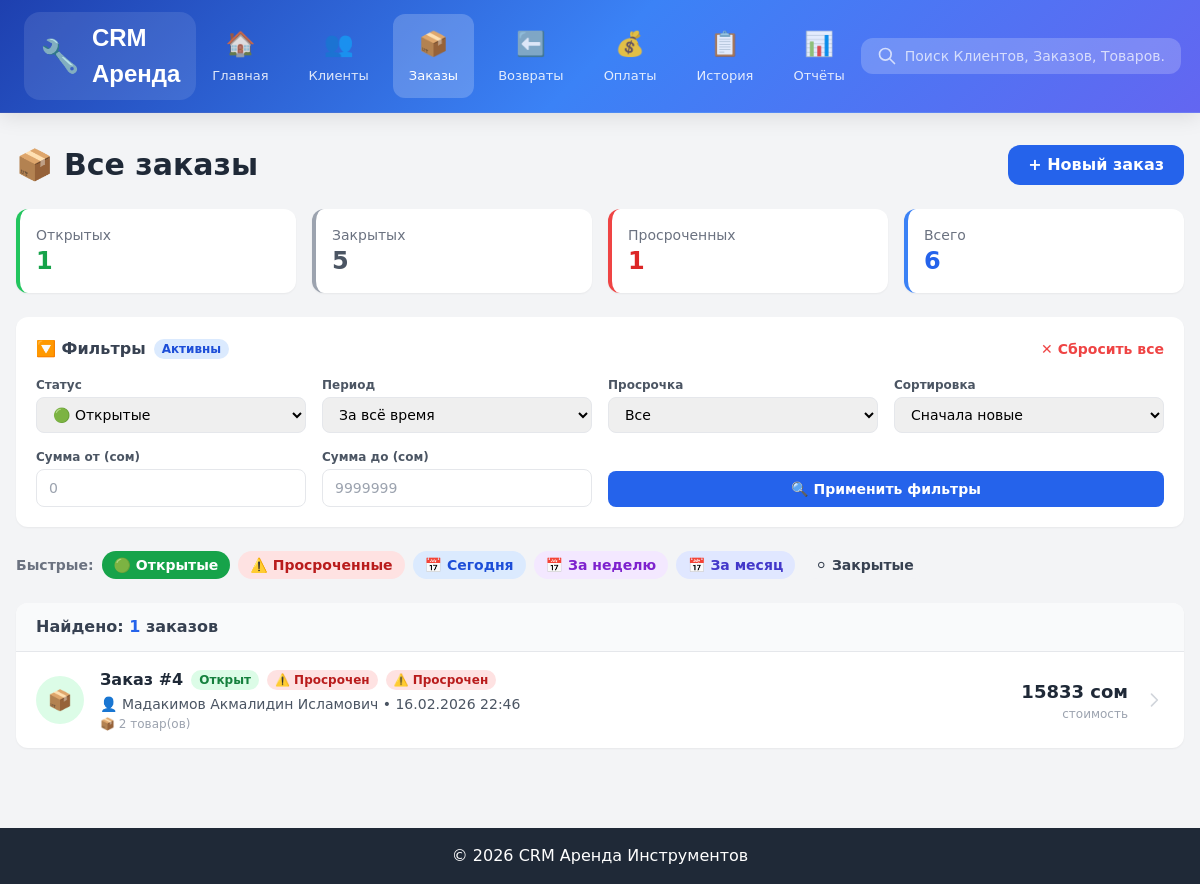
The app's page /rental/orders/?status=open (signed in), older data.
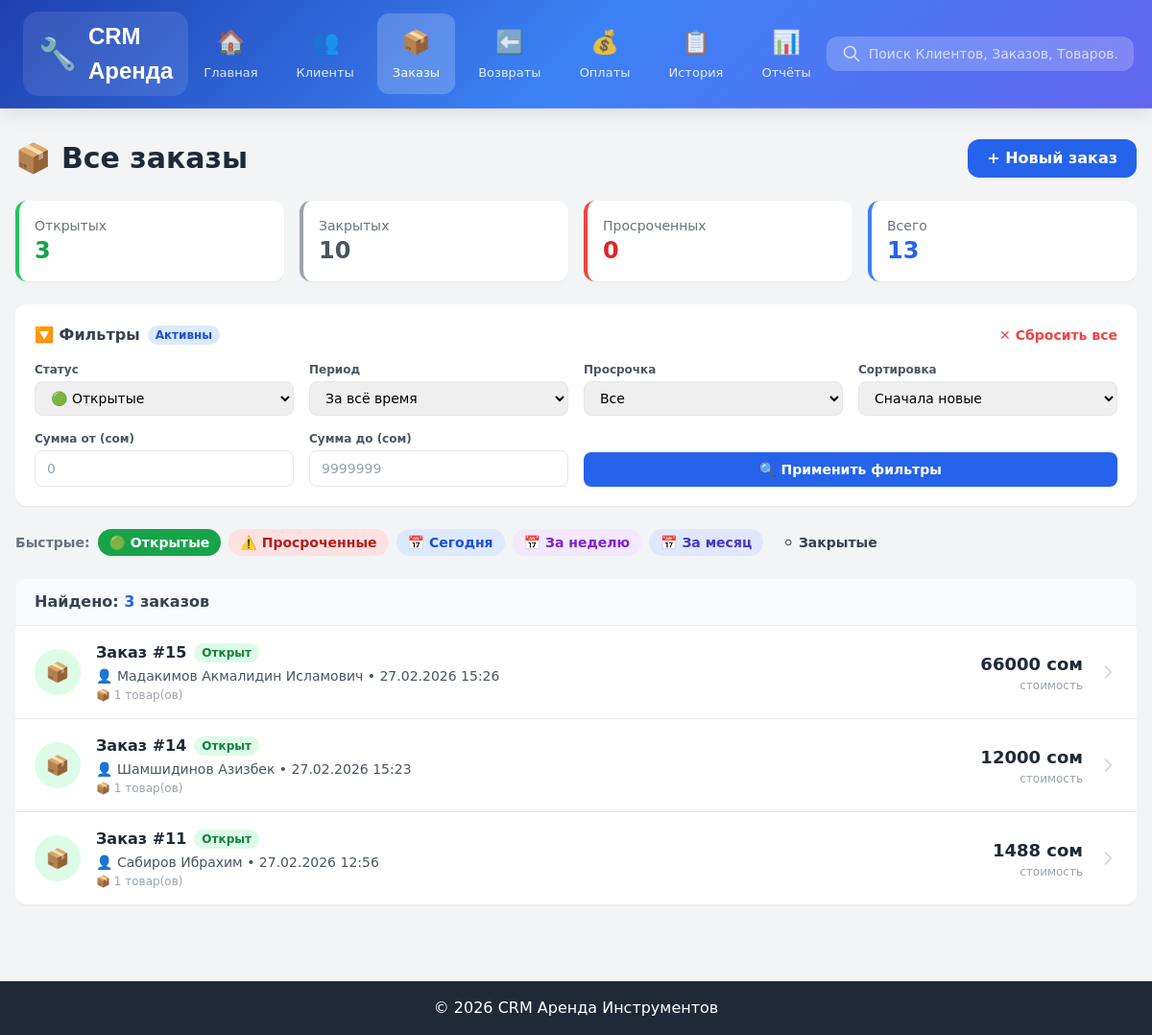
The same page, newer data.
### apps/rental/models.py (models this page shows, shortened)
class RentalOrder(models.Model):
    STATUS_CHOICES = [
        ('open', 'Открыт'),
        ('closed', 'Закрыт'),
    ]
    client = models.ForeignKey(Client, on_delete=models.CASCADE, related_name='rental_orders', verbose_name='Клиент')
    created_at = models.DateTimeField('Дата создания', auto_now_add=True)
    status = models.CharField('Статус', max_length=20, choices=STATUS_CHOICES, default='open')
    notes = models.TextField('Примечания', blank=True)
    order_number = models.PositiveIntegerField(
        verbose_name='Номер заказа клиента',
        help_text='Порядковый номер заказа для этого клиента (#1, #2, #3...)',
        null=True,
        blank=True
    )
    order_code = models.CharField(
        max_length=50,
        verbose_name='Код заказа',
        help_text='Уникальный код заказа (ФИО-1, ФИО-2...)',
        blank=True,
        db_index=True
    )
    class Meta:
        verbose_name = 'Заказ аренды'
        verbose_name_plural = 'Заказы аренды'
        ordering = ['-created_at']
    def get_current_total(self):
        total = Decimal('0')
        for item in self.items.all():
            total += item.get_actual_cost()
        return total

class OrderItem(models.Model):
    order = models.ForeignKey(RentalOrder, on_delete=models.CASCADE, related_name='items', verbose_name='Заказ')
    product = models.ForeignKey(Product, on_delete=models.PROTECT, verbose_name='Товар')
    quantity_taken = models.PositiveIntegerField('Взято штук')
    quantity_returned = models.PositiveIntegerField('Возвращено штук', default=0)
    quantity_remaining = models.PositiveIntegerField('Осталось штук')
    issued_date = models.DateTimeField('Дата выдачи')
    planned_return_date = models.DateTimeField('Планируемая дата возврата')
    rental_days = models.PositiveIntegerField('Дней аренды', default=1)
    rental_hours = models.PositiveIntegerField('Часов аренды', default=0)
    price_per_day = models.DecimalField('Цена/день', max_digits=10, decimal_places=2)
    price_per_hour = models.DecimalField('Цена/час', max_digits=10, decimal_places=2, default=0)
    original_total_cost = models.DecimalField('Изначальная стоимость', max_digits=10, decimal_places=2)
    current_total_cost = models.DecimalField('Текущая стоимость', max_digits=10, decimal_places=2)
    actual_cost = models.DecimalField('Фактическая стоимость', max_digits=10, decimal_places=2, null=True, blank=True)
    class Meta:
        verbose_name = 'Товар в заказе'
        verbose_name_plural = 'Товары в заказе'
    def get_actual_cost(self):
        now = timezone.now()
        base_cost = Decimal(str(self.original_total_cost))
        if self.quantity_remaining == 0:
            return base_cost
        if self.planned_return_date >= now:
            return base_cost
        overdue_time = now - self.planned_return_date
        overdue_days = overdue_time.days
        overdue_hours = overdue_time.seconds // 3600
        price_per_day = Decimal(str(self.price_per_day))
        if overdue_time.total_seconds() < 86400:
            overdue_cost = (price_per_day / 24) * Decimal(str(overdue_hours)) * Decimal(str(self.quantity_remaining))
        else:
            overdue_cost = price_per_day * Decimal(str(overdue_days)) * Decimal(str(self.quantity_remaining))
        return base_cost + overdue_cost

### apps/clients/models.py (models this page shows, shortened)
class Client(models.Model):
    last_name = models.CharField('Фамилия', max_length=100)
    first_name = models.CharField('Имя', max_length=100)
    middle_name = models.CharField('Отчество', max_length=100, blank=True)
    passport_front = models.ImageField('Паспорт (лицевая)', upload_to=passport_front_path)
    passport_back = models.ImageField('Паспорт (обратная)', upload_to=passport_back_path)
    telegram_id = models.CharField(max_length=50, blank=True, null=True, verbose_name='Telegram ID')
    created_at = models.DateTimeField('Дата регистрации', auto_now_add=True)
    updated_at = models.DateTimeField('Дата обновления', auto_now=True)
    class Meta:
        verbose_name = 'Клиент'
        verbose_name_plural = 'Клиенты'
        ordering = ['-created_at']
    def get_full_name(self):
        return f"{self.last_name} {self.first_name} {self.middle_name}".strip()

### apps/main/views.py (the view, shortened to what this page needs)
# urls.py: path('rental/orders/', views.orders_list, name='orders_list'),
@login_required
def orders_list(request):
    from apps.rental.models import RentalOrder
    from apps.clients.models import Client
    status        = request.GET.get('status', '')        # open / closed / all
    date_range    = request.GET.get('date_range', '')    # today / week / month / all
    overdue_only  = request.GET.get('overdue', '')       # 1 = только просроченные
    amount_min    = request.GET.get('amount_min', '')    # минимальная сумма
    amount_max    = request.GET.get('amount_max', '')    # максимальная сумма
    sort_by       = request.GET.get('sort', '-created_at')  # сортировка
    orders = RentalOrder.objects.select_related('client').prefetch_related('items')
    if status == 'open':
        orders = orders.filter(status='open')
    elif status == 'closed':
        orders = orders.filter(status='closed')
    now = timezone.now()
    if date_range == 'today':
        orders = orders.filter(created_at__date=now.date())
    elif date_range == 'week':
        orders = orders.filter(created_at__gte=now - timedelta(days=7))
    elif date_range == 'month':
        orders = orders.filter(created_at__gte=now - timedelta(days=30))
    valid_sorts = ['-created_at', 'created_at', '-id', 'id']
    if sort_by in valid_sorts:
        orders = orders.order_by(sort_by)
    else:
        orders = orders.order_by('-created_at')
    total_open   = RentalOrder.objects.filter(status='open').count()
    total_closed = RentalOrder.objects.filter(status='closed').count()
    overdue_count = 0
    for order in RentalOrder.objects.filter(status='open').prefetch_related('items'):
        for item in order.items.all():
            if item.quantity_remaining > 0 and item.planned_return_date < now:
                overdue_count += 1
                break
    context = {
        'orders': orders,
        'total_open': total_open,
        'total_closed': total_closed,
        'overdue_count': overdue_count,
        'current_status': status,
        'current_date_range': date_range,
        'current_overdue': overdue_only,
        'current_amount_min': amount_min,
        'current_amount_max': amount_max,
        'current_sort': sort_by,
        'filters_active': any([status, date_range, overdue_only, amount_min, amount_max]),
    }
    return render(request, 'rental/orders_list.html', context)

### apps/company/models.py (called while the page is built)
    @classmethod
    def get_company(cls):
        company, created = cls.objects.get_or_create(
            pk=1,
            defaults={
                'company_name': 'Моя компания',
                'currency': 'сом',
            }
        )
        return company

### apps/main/context_processors.py (called while the page is built)
def company_context(request):
    from apps.company.models import CompanyProfile
    company = CompanyProfile.get_company()
    return {
        'company': company,
    }

### templates/rental/orders_list.html (shortened to what the changed rows need)
{% extends 'base.html' %}
{% block content %}
<div class="space-y-6">
    <div class="flex justify-between items-center">
        <h1 class="text-3xl font-bold text-gray-800">📦 Все заказы</h1>
    </div>
    <div class="grid grid-cols-4 gap-4">
        <a href="?status=open" class="bg-white rounded-xl p-4 shadow-sm border-l-4 border-green-500 hover:shadow-md transition">
            <p class="text-sm text-gray-500">Открытых</p>
            <p class="text-2xl font-bold text-green-600">{{ total_open }}</p>
        </a>
        <a href="?status=closed" class="bg-white rounded-xl p-4 shadow-sm border-l-4 border-gray-400 hover:shadow-md transition">
            <p class="text-sm text-gray-500">Закрытых</p>
            <p class="text-2xl font-bold text-gray-600">{{ total_closed }}</p>
        </a>
        <a href="?overdue=1&status=open" class="bg-white rounded-xl p-4 shadow-sm border-l-4 border-red-500 hover:shadow-md transition">
            <p class="text-sm text-gray-500">Просроченных</p>
            <p class="text-2xl font-bold text-red-600">{{ overdue_count }}</p>
        </a>
        <a href="?" class="bg-white rounded-xl p-4 shadow-sm border-l-4 border-blue-500 hover:shadow-md transition">
            <p class="text-sm text-gray-500">Всего</p>
            <p class="text-2xl font-bold text-blue-600">{{ total_open|add:total_closed }}</p>
        </a>
    </div>
    <form method="get" class="bg-white rounded-xl shadow-sm p-5 space-y-4">
        <div class="flex items-center justify-between">
            <h2 class="font-bold text-gray-700 flex items-center gap-2">
                🔽 Фильтры
                {% if filters_active %}
                <span class="px-2 py-0.5 bg-blue-100 text-blue-700 text-xs rounded-full font-semibold">Активны</span>
                {% endif %}
            </h2>
        </div>
    </form>
    <div class="bg-white rounded-xl shadow-sm overflow-hidden">
        <div class="px-5 py-3 bg-gray-50 border-b flex justify-between items-center">
            <span class="font-semibold text-gray-700">
                Найдено: <span class="text-blue-600">{{ orders|length }}</span> заказов
            </span>
        </div>
        {% if orders %}
        <div class="divide-y">
            {% for order in orders %}
            {% now "Y-m-d H:i:s" as current_time %}
            {% with is_overdue=False %}
            <a href="/clients/{{ order.client.id }}/" class="flex items-center gap-4 px-5 py-4 hover:bg-blue-50 transition">
                <div class="flex-shrink-0 w-12 h-12 {% if order.status == 'open' %}bg-green-100{% else %}bg-gray-100{% endif %} rounded-full flex items-center justify-center">
                    <span class="text-xl">{% if order.status == 'open' %}📦{% else %}✅{% endif %}</span>
                </div>
                <div class="flex-1">
                    <div class="flex items-center gap-2">
                        <span class="font-bold text-gray-800">Заказ #{{ order.id }}</span>
                        <span class="px-2 py-0.5 {% if order.status == 'open' %}bg-green-100 text-green-700{% else %}bg-gray-100 text-gray-600{% endif %} rounded-full text-xs font-semibold">
                            {% if order.status == 'open' %}Открыт{% else %}Закрыт{% endif %}
                        </span>
                        {% if order.status == 'open' %}
                            {% for item in order.items.all %}
                                {% if item.quantity_remaining > 0 %}
                                    {% now "Y-m-d H:i:s" as ct %}
                                    {% if item.planned_return_date|date:"Y-m-d H:i:s" < ct %}
                                    <span class="px-2 py-0.5 bg-red-100 text-red-700 rounded-full text-xs font-semibold animate-pulse">
                                        ⚠️ Просрочен
                                    </span>
                                    {% endif %}
                                {% endif %}
                            {% endfor %}
                        {% endif %}
                    </div>
                    <p class="text-sm text-gray-600 mt-0.5">
                        👤 {{ order.client.get_full_name }} • {{ order.created_at|date:"d.m.Y H:i" }}
                    </p>
                    <p class="text-xs text-gray-400 mt-0.5">
                        📦 {{ order.items.count }} товар(ов)
                    </p>
                </div>
                <div class="text-right">
                    <p class="font-bold text-lg text-gray-800">{{ order.get_current_total|floatformat:0 }} сом</p>
                    <p class="text-xs text-gray-400">стоимость</p>
                </div>
                <svg class="w-5 h-5 text-gray-300" fill="none" stroke="currentColor" viewBox="0 0 24 24">
                    <path stroke-linecap="round" stroke-linejoin="round" stroke-width="2" d="M9 5l7 7-7 7"/>
                </svg>
            </a>
            {% endwith %}
            {% endfor %}
        </div>
        {% endif %}
    </div>
</div>
{% endblock %}

Row changes from the older to the newer data that the page shows:
no longer on this page (row edited): RentalOrder: id "4", status "Открыт", client.get_full_name "Мадакимов Акмалидин Исламович", created_at "16.02.2026 22:46", items.count "2", get_current_total "15833"
no longer on this page (row edited): OrderItem: shows "⚠️ Просрочен"
no longer on this page (row edited): OrderItem: shows "⚠️ Просрочен"
added RentalOrder: id "15", status "Открыт", client.get_full_name "Мадакимов Акмалидин Исламович", created_at "27.02.2026 15:26", items.count "1", get_current_total "66000"
added RentalOrder: id "14", status "Открыт", client.get_full_name "Шамшидинов Азизбек", created_at "27.02.2026 15:23", items.count "1", get_current_total "12000"
added RentalOrder: id "11", status "Открыт", client.get_full_name "Сабиров Ибрахим", created_at "27.02.2026 12:56", items.count "1", get_current_total "1488"
Text that changed along with them:
{{ total_open }}: "1" → "3"
{{ total_closed }}: "5" → "10"
{{ overdue_count }}: "1" → "0"
{{ total_open|add:total_closed }}: "6" → "13"
{{ orders|length }}: "1" → "3"
